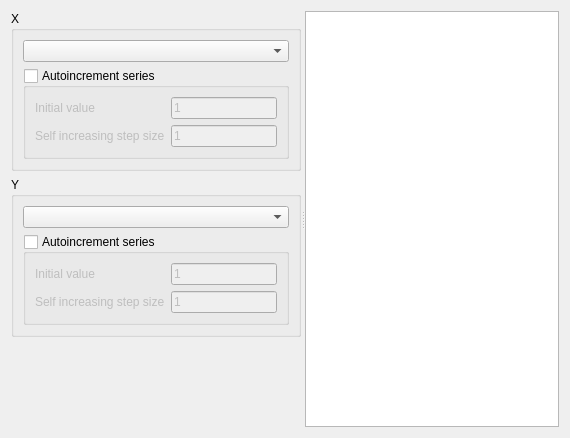
<?xml version="1.0" encoding="UTF-8"?>
<ui version="4.0">
 <class>DAChartAddXYSeriesWidget</class>
 <widget class="QWidget" name="DAChartAddXYSeriesWidget">
  <property name="geometry">
   <rect>
    <x>0</x>
    <y>0</y>
    <width>570</width>
    <height>438</height>
   </rect>
  </property>
  <property name="windowTitle">
   <string>Add XY Series</string>
  </property>
  <layout class="QVBoxLayout" name="verticalLayout_4">
   <item>
    <widget class="QSplitter" name="splitter">
     <property name="sizePolicy">
      <sizepolicy hsizetype="Expanding" vsizetype="Expanding">
       <horstretch>0</horstretch>
       <verstretch>0</verstretch>
      </sizepolicy>
     </property>
     <property name="orientation">
      <enum>Qt::Horizontal</enum>
     </property>
     <widget class="QWidget" name="layoutWidget">
      <layout class="QVBoxLayout" name="verticalLayout_3">
       <item>
        <layout class="QHBoxLayout" name="horizontalLayout"/>
       </item>
       <item>
        <widget class="DA::DACollapsibleGroupBox" name="groupBoxX">
         <property name="title">
          <string>X</string>
         </property>
         <property name="flat">
          <bool>true</bool>
         </property>
         <layout class="QVBoxLayout" name="verticalLayout">
          <item>
           <widget class="DA::DADataManagerComboBox" name="comboBoxX"/>
          </item>
          <item>
           <widget class="QGroupBox" name="groupBoxXAutoincrement">
            <property name="title">
             <string>Autoincrement series</string>
            </property>
            <property name="flat">
             <bool>false</bool>
            </property>
            <property name="checkable">
             <bool>true</bool>
            </property>
            <property name="checked">
             <bool>false</bool>
            </property>
            <layout class="QGridLayout" name="gridLayout">
             <item row="0" column="0">
              <widget class="QLabel" name="labelXInitValue">
               <property name="text">
                <string>Initial value</string>
               </property>
              </widget>
             </item>
             <item row="0" column="1">
              <widget class="QLineEdit" name="lineEditXInitValue">
               <property name="text">
                <string>1</string>
               </property>
              </widget>
             </item>
             <item row="1" column="0">
              <widget class="QLabel" name="labelXStep">
               <property name="text">
                <string>Self increasing step size</string>
               </property>
              </widget>
             </item>
             <item row="1" column="1">
              <widget class="QLineEdit" name="lineEditXStepValue">
               <property name="text">
                <string>1</string>
               </property>
              </widget>
             </item>
            </layout>
           </widget>
          </item>
         </layout>
        </widget>
       </item>
       <item>
        <widget class="DA::DACollapsibleGroupBox" name="groupBox">
         <property name="title">
          <string>Y</string>
         </property>
         <property name="flat">
          <bool>true</bool>
         </property>
         <layout class="QVBoxLayout" name="verticalLayout_2">
          <item>
           <widget class="DA::DADataManagerComboBox" name="comboBoxY"/>
          </item>
          <item>
           <widget class="QGroupBox" name="groupBoxYAutoincrement">
            <property name="title">
             <string>Autoincrement series</string>
            </property>
            <property name="flat">
             <bool>false</bool>
            </property>
            <property name="checkable">
             <bool>true</bool>
            </property>
            <property name="checked">
             <bool>false</bool>
            </property>
            <layout class="QGridLayout" name="gridLayout_2">
             <item row="0" column="0">
              <widget class="QLabel" name="labelYInitValue">
               <property name="text">
                <string>Initial value</string>
               </property>
              </widget>
             </item>
             <item row="0" column="1">
              <widget class="QLineEdit" name="lineEditYInitValue">
               <property name="text">
                <string>1</string>
               </property>
              </widget>
             </item>
             <item row="1" column="0">
              <widget class="QLabel" name="labelYStep">
               <property name="text">
                <string>Self increasing step size</string>
               </property>
              </widget>
             </item>
             <item row="1" column="1">
              <widget class="QLineEdit" name="lineEditYStepValue">
               <property name="text">
                <string>1</string>
               </property>
              </widget>
             </item>
            </layout>
           </widget>
          </item>
         </layout>
        </widget>
       </item>
       <item>
        <spacer name="verticalSpacer">
         <property name="orientation">
          <enum>Qt::Vertical</enum>
         </property>
         <property name="sizeHint" stdset="0">
          <size>
           <width>20</width>
           <height>40</height>
          </size>
         </property>
        </spacer>
       </item>
      </layout>
     </widget>
     <widget class="QTableView" name="tableViewXY"/>
    </widget>
   </item>
  </layout>
 </widget>
 <customwidgets>
  <customwidget>
   <class>DA::DADataManagerComboBox</class>
   <extends>QComboBox</extends>
   <header>DADataManagerComboBox.h</header>
  </customwidget>
  <customwidget>
   <class>DA::DACollapsibleGroupBox</class>
   <extends>QGroupBox</extends>
   <header location="global">DACollapsibleGroupBox.h</header>
   <container>1</container>
  </customwidget>
 </customwidgets>
 <resources/>
 <connections/>
</ui>
